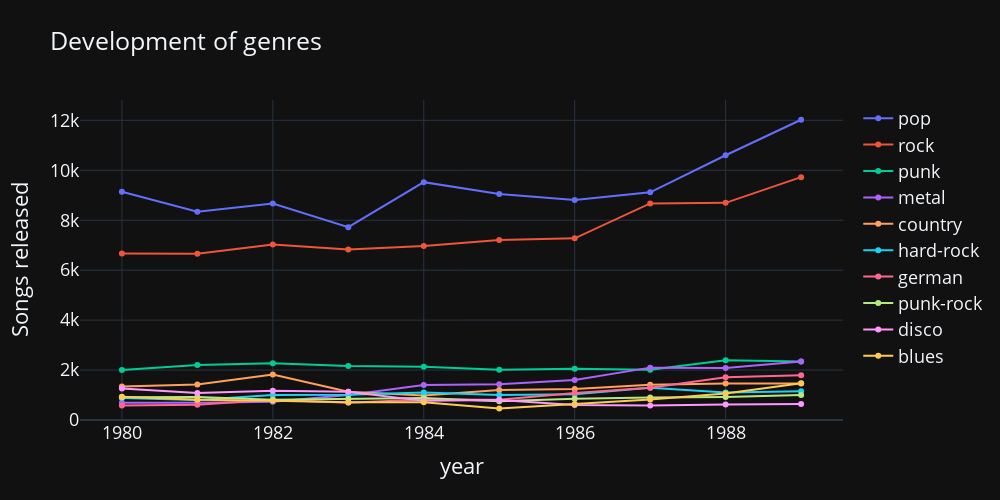

Notebook code for this chart:
### Code cell
fig = go.Figure()

for feature in features:
    fig.add_trace(
        go.Scatter(
            x=dev_genres_df['year'],
            y=dev_genres_df[feature],
            name=feature
        )
    )
    
fig.update_layout(
    font_size=FONT_SIZE,
    height = FIG_HEIGHT,
    width = FIG_WIDTH,
    #updatemenus=[dropdown_menu],
    yaxis_title='Songs released',
    xaxis_title='year',
    title='Development of genres',
    template='plotly_dark',
    yaxis_rangemode='tozero'
)

fig.show()

### Figure 1 — Plotly figure (JSON) as saved in the notebook; plotly's stock layout.template omitted (floating-point values rounded to 4 significant figures)
{"data": [{"name": "pop", "type": "scatter", "x": [1980, 1981, 1982, 1983, 1984, 1985, 1986, 1987, 1988, 1989], "y": [9140, 8338, 8666, 7722, 9524, 9051, 8811, 9118, 10602, 12023]}, {"name": "rock", "type": "scatter", "x": [1980, 1981, 1982, 1983, 1984, 1985, 1986, 1987, 1988, 1989], "y": [6667, 6662, 7031, 6826, 6970, 7210, 7274, 8672, 8696, 9724]}, {"name": "punk", "type": "scatter", "x": [1980, 1981, 1982, 1983, 1984, 1985, 1986, 1987, 1988, 1989], "y": [2003, 2200, 2271, 2165, 2135, 2017, 2056, 2010, 2395, 2340]}, {"name": "metal", "type": "scatter", "x": [1980, 1981, 1982, 1983, 1984, 1985, 1986, 1987, 1988, 1989], "y": [694, 686, 735, 1004, 1399, 1431, 1598, 2097, 2081, 2338]}, {"name": "country", "type": "scatter", "x": [1980, 1981, 1982, 1983, 1984, 1985, 1986, 1987, 1988, 1989], "y": [1340, 1421, 1818, 1133, 982, 1203, 1240, 1414, 1466, 1459]}, {"name": "hard-rock", "type": "scatter", "x": [1980, 1981, 1982, 1983, 1984, 1985, 1986, 1987, 1988, 1989], "y": [885, 805, 1001, 1010, 1099, 1001, 1036, 1288, 1103, 1149]}, {"name": "german", "type": "scatter", "x": [1980, 1981, 1982, 1983, 1984, 1985, 1986, 1987, 1988, 1989], "y": [584, 611, 807, 695, 823, 815, 1080, 1292, 1714, 1793]}, {"name": "punk-rock", "type": "scatter", "x": [1980, 1981, 1982, 1983, 1984, 1985, 1986, 1987, 1988, 1989], "y": [907, 920, 807, 838, 878, 755, 853, 905, 926, 1005]}, {"name": "disco", "type": "scatter", "x": [1980, 1981, 1982, 1983, 1984, 1985, 1986, 1987, 1988, 1989], "y": [1263, 1086, 1170, 1127, 766, 798, 603, 583, 618, 636]}, {"name": "blues", "type": "scatter", "x": [1980, 1981, 1982, 1983, 1984, 1985, 1986, 1987, 1988, 1989], "y": [933, 806, 774, 710, 711, 458, 638, 816, 1059, 1475]}], "layout": {"font": {"size": 18}, "height": 500, "title": {"text": "Development of genres"}, "width": 1000, "xaxis": {"title": {"text": "year"}}, "yaxis": {"rangemode": "tozero", "title": {"text": "Songs released"}}}}
